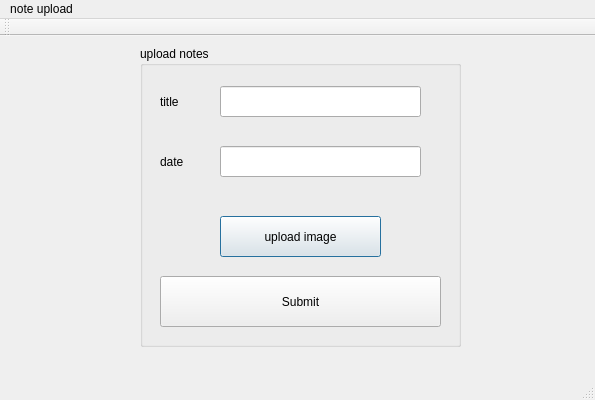
<?xml version="1.0" encoding="UTF-8"?>
<ui version="4.0">
 <class>buttonClass</class>
 <widget class="QMainWindow" name="buttonClass">
  <property name="geometry">
   <rect>
    <x>0</x>
    <y>0</y>
    <width>595</width>
    <height>400</height>
   </rect>
  </property>
  <property name="windowTitle">
   <string>button</string>
  </property>
  <widget class="QWidget" name="centralWidget">
   <widget class="QGroupBox" name="groupBox">
    <property name="geometry">
     <rect>
      <x>140</x>
      <y>10</y>
      <width>321</width>
      <height>301</height>
     </rect>
    </property>
    <property name="title">
     <string>upload notes</string>
    </property>
    <widget class="QPushButton" name="upload">
     <property name="geometry">
      <rect>
       <x>80</x>
       <y>170</y>
       <width>161</width>
       <height>41</height>
      </rect>
     </property>
     <property name="text">
      <string>upload image</string>
     </property>
     <property name="autoDefault">
      <bool>true</bool>
     </property>
     <property name="default">
      <bool>true</bool>
     </property>
    </widget>
    <widget class="QLabel" name="label">
     <property name="geometry">
      <rect>
       <x>20</x>
       <y>40</y>
       <width>71</width>
       <height>31</height>
      </rect>
     </property>
     <property name="text">
      <string>title</string>
     </property>
     <property name="buddy">
      <cstring>lineEdit_title</cstring>
     </property>
    </widget>
    <widget class="QLabel" name="label_2">
     <property name="geometry">
      <rect>
       <x>20</x>
       <y>100</y>
       <width>71</width>
       <height>31</height>
      </rect>
     </property>
     <property name="text">
      <string>date</string>
     </property>
     <property name="buddy">
      <cstring>lineEdit_date</cstring>
     </property>
    </widget>
    <widget class="QLineEdit" name="lineEdit_title">
     <property name="geometry">
      <rect>
       <x>80</x>
       <y>40</y>
       <width>201</width>
       <height>31</height>
      </rect>
     </property>
    </widget>
    <widget class="QLineEdit" name="lineEdit_date">
     <property name="geometry">
      <rect>
       <x>80</x>
       <y>100</y>
       <width>201</width>
       <height>31</height>
      </rect>
     </property>
    </widget>
    <widget class="QPushButton" name="submit_info">
     <property name="geometry">
      <rect>
       <x>20</x>
       <y>230</y>
       <width>281</width>
       <height>51</height>
      </rect>
     </property>
     <property name="text">
      <string>Submit</string>
     </property>
    </widget>
   </widget>
  </widget>
  <widget class="QMenuBar" name="menuBar">
   <property name="geometry">
    <rect>
     <x>0</x>
     <y>0</y>
     <width>595</width>
     <height>26</height>
    </rect>
   </property>
   <widget class="QMenu" name="menunote_upload">
    <property name="title">
     <string>note upload</string>
    </property>
   </widget>
   <addaction name="menunote_upload"/>
  </widget>
  <widget class="QToolBar" name="mainToolBar">
   <attribute name="toolBarArea">
    <enum>TopToolBarArea</enum>
   </attribute>
   <attribute name="toolBarBreak">
    <bool>false</bool>
   </attribute>
  </widget>
  <widget class="QStatusBar" name="statusBar"/>
 </widget>
 <layoutdefault spacing="6" margin="11"/>
 <tabstops>
  <tabstop>lineEdit_title</tabstop>
  <tabstop>lineEdit_date</tabstop>
  <tabstop>upload</tabstop>
 </tabstops>
 <resources>
  <include location="button.qrc"/>
 </resources>
 <connections/>
 <slots>
  <signal>signal1()</signal>
  <slot>on_click()</slot>
 </slots>
</ui>
